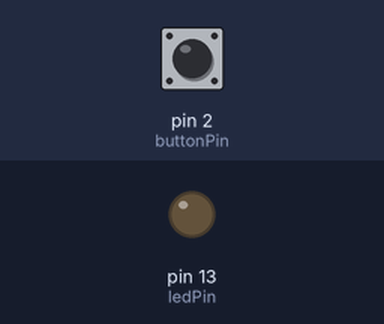
The sketch below on a simulated Arduino Mega 2560, built with avr-gcc and run on an emulated ATmega2560. On the bench: output pins drawn as LEDs (lit = HIGH). Inputs (shaded band) come from the test bench; at power-on: pin 2 (buttonPin) HIGH.

Above: at 1.2 s.
1.3 s: pin 2 (buttonPin) pulled LOW for 0.15 s
At 2.5 s:
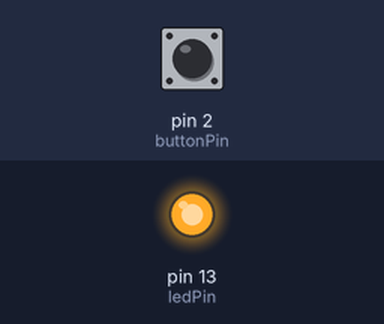
2.9 s: pin 2 (buttonPin) pulled LOW for 1 s
At 3.7 s:
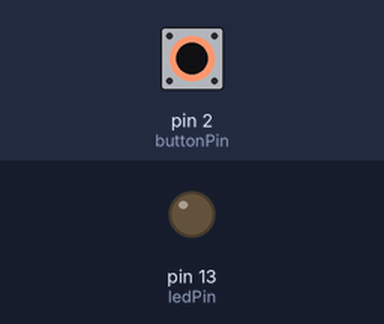
5.4 s: pin 2 (buttonPin) pulled LOW for 3.2 s
At 6.8 s:
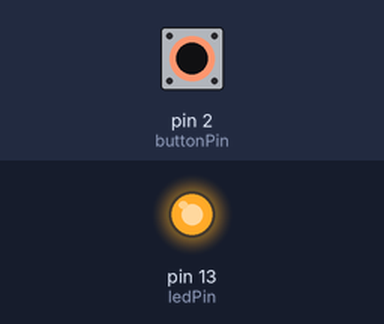
Timing chart, 0 to 8.4 s (numbered marks = the images above; inputs shaded):
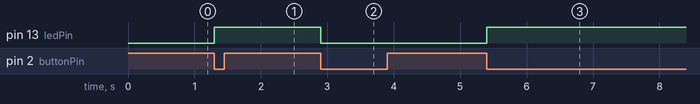

The sketch:

submission_07.ino
```cpp
/*
 * Lab 4 - button toggle
 *
 * Toggle on the falling edge of D2 (button press). Bounce is handled by
 * ignoring any further edges for HOLDOFF_MS after an accepted press.
 * This responds instantly on the first edge, so there is no added latency.
 *
 * Pins: D2 button (INPUT_PULLUP), D13 LED. Serial1 at 9600 baud.
 */

const int buttonPin = 2;
const int ledPin    = 13;
const unsigned long HOLDOFF_MS = 30;

int  prev = HIGH;             // reading from the previous loop
bool ledOn = false;
unsigned long acceptedAt = 0; // time of the last accepted press

void setup() {
  pinMode(buttonPin, INPUT_PULLUP);
  pinMode(ledPin, OUTPUT);
  digitalWrite(ledPin, LOW);
  Serial1.begin(9600);
}

void loop() {
  int cur = digitalRead(buttonPin);

  // HIGH -> LOW transition = button pressed
  if (prev == HIGH && cur == LOW) {
    if (millis() - acceptedAt > HOLDOFF_MS) {
      ledOn = !ledOn;
      digitalWrite(ledPin, ledOn ? HIGH : LOW);
      Serial1.println(ledOn ? "ON" : "OFF");
      acceptedAt = millis();
    }
  }

  prev = cur;
}
```

Measured:
- after the input at 1.3 s, pin 13 (ledPin): LOW → HIGH at once
- after the input at 2.9 s, pin 13 (ledPin): HIGH → LOW at once
- after the input at 5.4 s, pin 13 (ledPin): LOW → HIGH at once
